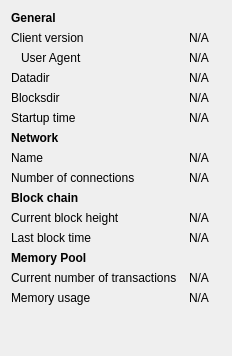
     <widget class="QWidget" name="tab_info">
      <attribute name="title">
       <string>&amp;Information</string>
      </attribute>
      <layout class="QGridLayout" name="gridLayout" columnstretch="0,1,0">
       <property name="horizontalSpacing">
        <number>12</number>
       </property>
       <item row="0" column="0">
        <widget class="QLabel" name="label_9">
         <property name="font">
          <font>
           <weight>75</weight>
           <bold>true</bold>
          </font>
         </property>
         <property name="text">
          <string>General</string>
         </property>
        </widget>
       </item>
       <item row="1" column="0">
        <widget class="QLabel" name="label_6">
         <property name="text">
          <string>Client version</string>
         </property>
        </widget>
       </item>
       <item row="1" column="1" colspan="2">
        <widget class="QLabel" name="clientVersion">
         <property name="cursor">
          <cursorShape>IBeamCursor</cursorShape>
         </property>
         <property name="text">
          <string>N/A</string>
         </property>
         <property name="textFormat">
          <enum>Qt::PlainText</enum>
         </property>
         <property name="textInteractionFlags">
          <set>Qt::LinksAccessibleByMouse|Qt::TextSelectableByKeyboard|Qt::TextSelectableByMouse</set>
         </property>
        </widget>
       </item>
       <item row="2" column="0">
        <widget class="QLabel" name="labelClientUserAgent">
         <property name="text">
          <string>User Agent</string>
         </property>
         <property name="indent">
          <number>10</number>
         </property>
        </widget>
       </item>
       <item row="2" column="1" colspan="2">
        <widget class="QLabel" name="clientUserAgent">
         <property name="cursor">
          <cursorShape>IBeamCursor</cursorShape>
         </property>
         <property name="text">
          <string>N/A</string>
         </property>
         <property name="textFormat">
          <enum>Qt::PlainText</enum>
         </property>
         <property name="textInteractionFlags">
          <set>Qt::LinksAccessibleByMouse|Qt::TextSelectableByKeyboard|Qt::TextSelectableByMouse</set>
         </property>
        </widget>
       </item>
       <item row="3" column="0">
        <widget class="QLabel" name="label_12">
         <property name="text">
          <string>Datadir</string>
         </property>
        </widget>
       </item>
       <item row="3" column="1" colspan="2">
        <widget class="QLabel" name="dataDir">
         <property name="cursor">
          <cursorShape>IBeamCursor</cursorShape>
         </property>
         <property name="toolTip">
          <string>To specify a non-default location of the data directory use the '%1' option.</string>
         </property>
         <property name="text">
          <string>N/A</string>
         </property>
         <property name="textFormat">
          <enum>Qt::PlainText</enum>
         </property>
         <property name="wordWrap">
          <bool>true</bool>
         </property>
         <property name="textInteractionFlags">
          <set>Qt::LinksAccessibleByMouse|Qt::TextSelectableByKeyboard|Qt::TextSelectableByMouse</set>
         </property>
        </widget>
       </item>
       <item row="4" column="0">
        <widget class="QLabel" name="label_11">
         <property name="text">
          <string>Blocksdir</string>
         </property>
        </widget>
       </item>
       <item row="4" column="1" colspan="2">
        <widget class="QLabel" name="blocksDir">
         <property name="cursor">
          <cursorShape>IBeamCursor</cursorShape>
         </property>
         <property name="toolTip">
          <string>To specify a non-default location of the blocks directory use the '%1' option.</string>
         </property>
         <property name="text">
          <string>N/A</string>
         </property>
         <property name="textFormat">
          <enum>Qt::PlainText</enum>
         </property>
         <property name="wordWrap">
          <bool>true</bool>
         </property>
         <property name="textInteractionFlags">
          <set>Qt::LinksAccessibleByMouse|Qt::TextSelectableByKeyboard|Qt::TextSelectableByMouse</set>
         </property>
        </widget>
       </item>
       <item row="5" column="0">
        <widget class="QLabel" name="label_13">
         <property name="text">
          <string>Startup time</string>
         </property>
        </widget>
       </item>
       <item row="5" column="1" colspan="2">
        <widget class="QLabel" name="startupTime">
         <property name="cursor">
          <cursorShape>IBeamCursor</cursorShape>
         </property>
         <property name="text">
          <string>N/A</string>
         </property>
         <property name="textFormat">
          <enum>Qt::PlainText</enum>
         </property>
         <property name="textInteractionFlags">
          <set>Qt::LinksAccessibleByMouse|Qt::TextSelectableByKeyboard|Qt::TextSelectableByMouse</set>
         </property>
        </widget>
       </item>
       <item row="6" column="0">
        <widget class="QLabel" name="labelNetwork">
         <property name="font">
          <font>
           <weight>75</weight>
           <bold>true</bold>
          </font>
         </property>
         <property name="text">
          <string>Network</string>
         </property>
        </widget>
       </item>
       <item row="7" column="0">
        <widget class="QLabel" name="label_8">
         <property name="text">
          <string>Name</string>
         </property>
        </widget>
       </item>
       <item row="7" column="1" colspan="2">
        <widget class="QLabel" name="networkName">
         <property name="cursor">
          <cursorShape>IBeamCursor</cursorShape>
         </property>
         <property name="text">
          <string>N/A</string>
         </property>
         <property name="textFormat">
          <enum>Qt::PlainText</enum>
         </property>
         <property name="textInteractionFlags">
          <set>Qt::LinksAccessibleByMouse|Qt::TextSelectableByKeyboard|Qt::TextSelectableByMouse</set>
         </property>
        </widget>
       </item>
       <item row="8" column="0">
        <widget class="QLabel" name="label_7">
         <property name="text">
          <string>Number of connections</string>
         </property>
        </widget>
       </item>
       <item row="8" column="1" colspan="2">
        <widget class="QLabel" name="numberOfConnections">
         <property name="cursor">
          <cursorShape>IBeamCursor</cursorShape>
         </property>
         <property name="text">
          <string>N/A</string>
         </property>
         <property name="textFormat">
          <enum>Qt::PlainText</enum>
         </property>
         <property name="textInteractionFlags">
          <set>Qt::LinksAccessibleByMouse|Qt::TextSelectableByKeyboard|Qt::TextSelectableByMouse</set>
         </property>
        </widget>
       </item>
       <item row="9" column="0">
        <widget class="QLabel" name="label_10">
         <property name="font">
          <font>
           <weight>75</weight>
           <bold>true</bold>
          </font>
         </property>
         <property name="text">
          <string>Block chain</string>
         </property>
        </widget>
       </item>
       <item row="10" column="0">
        <widget class="QLabel" name="label_3">
         <property name="text">
          <string>Current block height</string>
         </property>
        </widget>
       </item>
       <item row="10" column="1" colspan="2">
        <widget class="QLabel" name="numberOfBlocks">
         <property name="cursor">
          <cursorShape>IBeamCursor</cursorShape>
         </property>
         <property name="text">
          <string>N/A</string>
         </property>
         <property name="textFormat">
          <enum>Qt::PlainText</enum>
         </property>
         <property name="textInteractionFlags">
          <set>Qt::LinksAccessibleByMouse|Qt::TextSelectableByKeyboard|Qt::TextSelectableByMouse</set>
         </property>
        </widget>
       </item>
       <item row="11" column="0">
        <widget class="QLabel" name="labelLastBlockTime">
         <property name="text">
          <string>Last block time</string>
         </property>
        </widget>
       </item>
       <item row="11" column="1" colspan="2">
        <widget class="QLabel" name="lastBlockTime">
         <property name="cursor">
          <cursorShape>IBeamCursor</cursorShape>
         </property>
         <property name="text">
          <string>N/A</string>
         </property>
         <property name="textFormat">
          <enum>Qt::PlainText</enum>
         </property>
         <property name="textInteractionFlags">
          <set>Qt::LinksAccessibleByMouse|Qt::TextSelectableByKeyboard|Qt::TextSelectableByMouse</set>
         </property>
        </widget>
       </item>
       <item row="12" column="0">
        <widget class="QLabel" name="labelMempoolTitle">
         <property name="font">
          <font>
           <weight>75</weight>
           <bold>true</bold>
          </font>
         </property>
         <property name="text">
          <string>Memory Pool</string>
         </property>
        </widget>
       </item>
       <item row="13" column="0">
        <widget class="QLabel" name="labelNumberOfTransactions">
         <property name="text">
          <string>Current number of transactions</string>
         </property>
        </widget>
       </item>
       <item row="13" column="1">
        <widget class="QLabel" name="mempoolNumberTxs">
         <property name="cursor">
          <cursorShape>IBeamCursor</cursorShape>
         </property>
         <property name="text">
          <string>N/A</string>
         </property>
         <property name="textFormat">
          <enum>Qt::PlainText</enum>
         </property>
         <property name="textInteractionFlags">
          <set>Qt::LinksAccessibleByMouse|Qt::TextSelectableByKeyboard|Qt::TextSelectableByMouse</set>
         </property>
        </widget>
       </item>
       <item row="14" column="0">
        <widget class="QLabel" name="labelMemoryUsage">
         <property name="text">
          <string>Memory usage</string>
         </property>
        </widget>
       </item>
       <item row="14" column="1">
        <widget class="QLabel" name="mempoolSize">
         <property name="cursor">
          <cursorShape>IBeamCursor</cursorShape>
         </property>
         <property name="text">
          <string>N/A</string>
         </property>
         <property name="textFormat">
          <enum>Qt::PlainText</enum>
         </property>
         <property name="textInteractionFlags">
          <set>Qt::LinksAccessibleByMouse|Qt::TextSelectableByKeyboard|Qt::TextSelectableByMouse</set>
         </property>
        </widget>
       </item>
       <item row="15" column="0">
        <spacer name="verticalSpacer">
         <property name="orientation">
          <enum>Qt::Vertical</enum>
         </property>
         <property name="sizeHint" stdset="0">
          <size>
           <width>20</width>
           <height>40</height>
          </size>
         </property>
        </spacer>
       </item>
      </layout>
     </widget>
